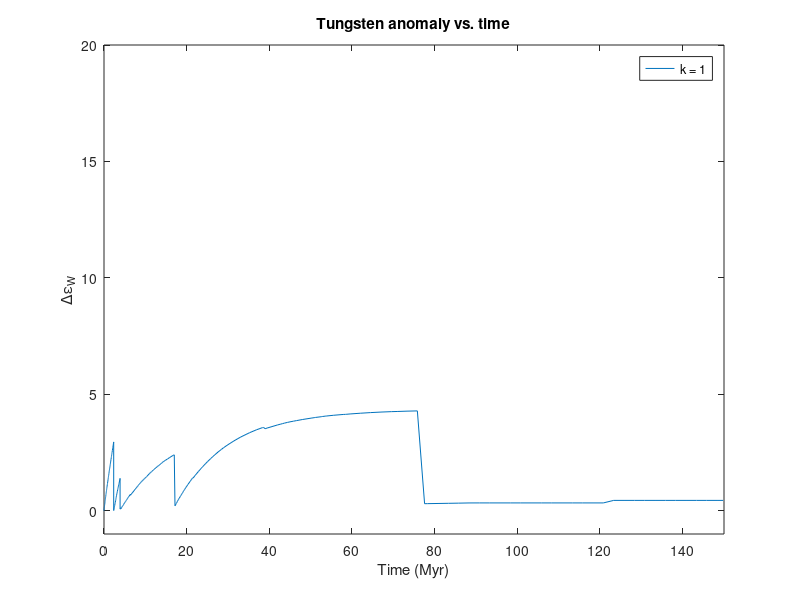
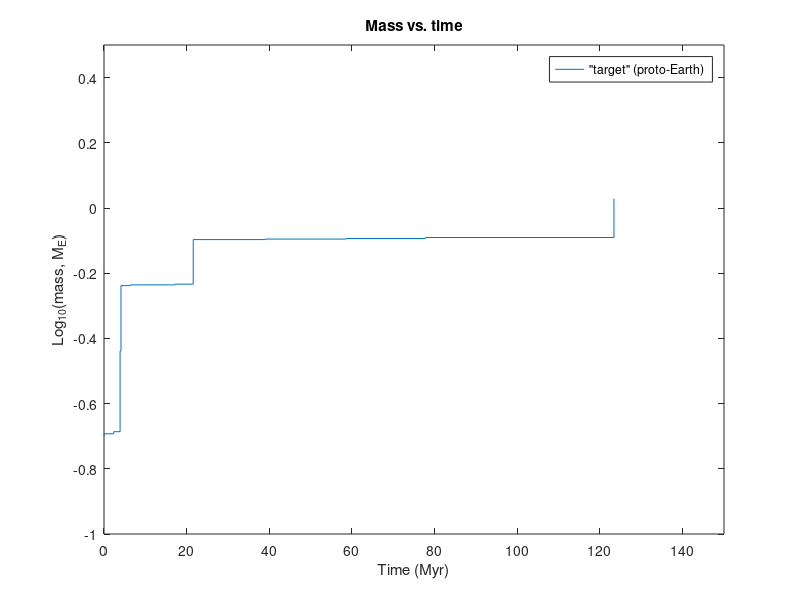

These charts were generated, in order, by the following MATLAB code:
%% Import and plot final data from accrete5e run

% General example
eps = dlmread('eps.dat');
end_ = dlmread('end.dat');
follow = dlmread('follow.dat');
%followgmt = dlmread('followgmt.dat');
% "output.dat" is the collision data file read by accrete5e. Not needed.
%output = dlmread('output.dat', '', 1, 0);
%kval = load('accrete4.inp') % .inp files cannot be read

%% Plot tungsten anomaly

% General example
figure(1);
x = eps(:,2)/1e6;
y = eps(:,3);
plot(x,y)
title('Tungsten anomaly vs. time');
%axis([0, max(x), 0, 1.2*max(y)]);
axis([0, 150, -1, 20]);
xlabel('Time (Myr)');
ylabel('\Delta\epsilon_W');
legend('k = 1', 'Location', 'Best');
print('Wanomaly','-dpng')

%% Plot mass vs. time

% General example
figure(2);
x = follow(:,1)/1e6;
%y = follow(:,3);
y = log10(follow(:,3));
stairs(x,y)
hold on
xax = 0:max(x);
yax = xax*0 + 1;
plot(xax,yax,'--')
hold off
title('Mass vs. time');
%axis([0, 1.2*max(x), 0, 1.2*max(y)]);
axis([0, 150, -1, 0.5]);
xlabel('Time (Myr)');
ylabel('Log_{10}(mass, M_E)');
legend('"target" (proto-Earth)', 'Location', 'Best');
print('Mass','-dpng')
